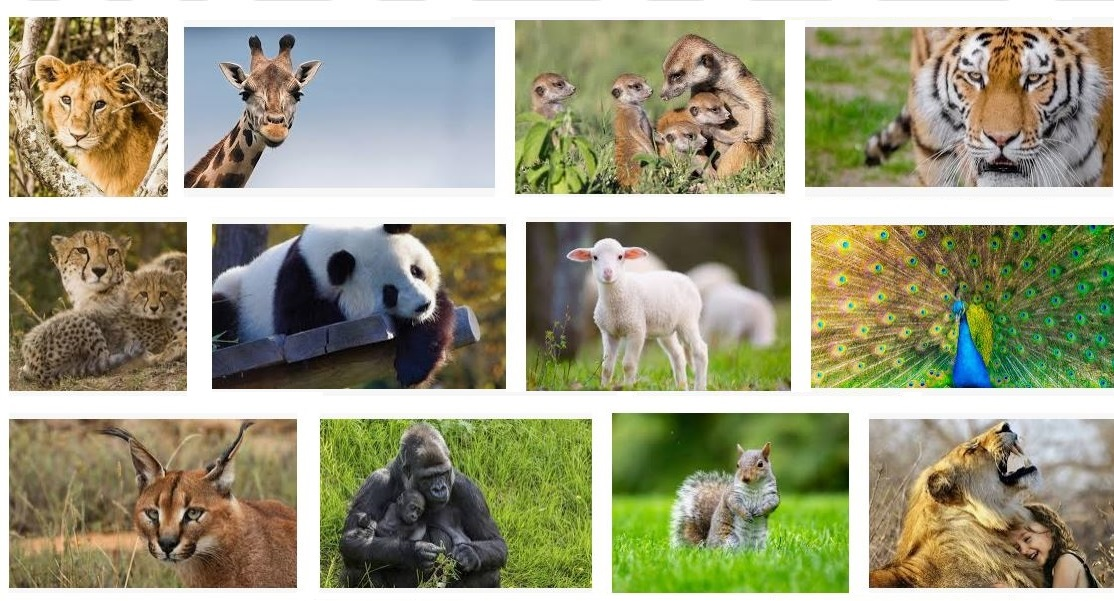
#> input picture animals.jpg, 1114 x 601 px
$ python 'Özellik Eşleştirme.py'
#> lines starting #> are read from the running program, lines starting #| are printed output that depends on the picture
import cv2
import matplotlib.pyplot as plt

# Görüntüleri içe aktar
chos = cv2.imread("animals.jpg", 0)
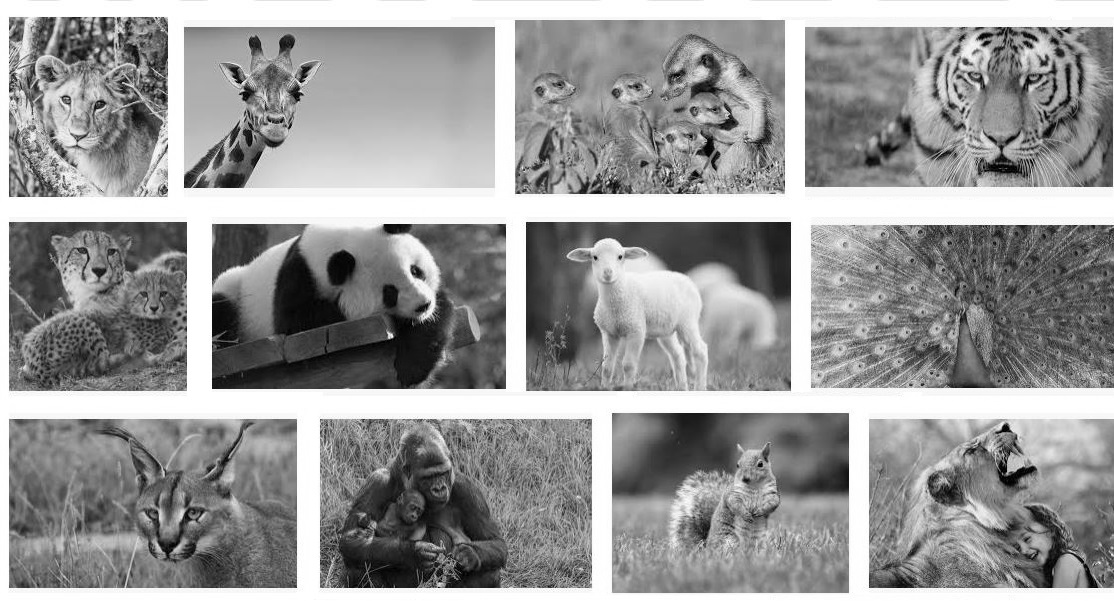
#> chos: shape (601, 1114); min 0, max 255, mean 151.6
cho = cv2.imread("panda.jpg", 0)
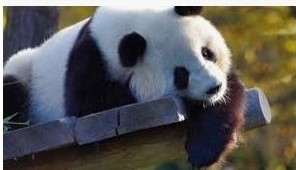
#> input picture panda.jpg, 296 x 170 px
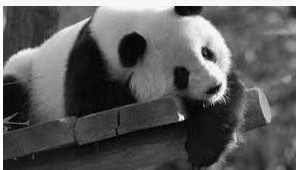
#> cho: shape (170, 296); min 0, max 255, mean 90.9

plt.figure(), plt.imshow(chos, cmap="gray"), plt.axis("off"), plt.title("Ana Görüntü")
plt.figure(), plt.imshow(cho, cmap="gray"), plt.axis("off"), plt.title("Aranacak Görüntü")

# ORB tanımlayıcı
orb = cv2.ORB_create(nfeatures=1000)  # Daha fazla özellik noktası tespiti için nfeatures parametresini artırdım

# Anahtar nokta tespiti ORB ile
kp1, des1 = orb.detectAndCompute(cho, None)
#> kp1 = 374 keypoints; strongest (x, y, size): (182, 118, 37.2), (180, 119, 31), (183, 118, 31), (183, 117, 44.6)
kp2, des2 = orb.detectAndCompute(chos, None)
#> kp2 = 1000 keypoints; strongest (x, y, size): (212, 387, 31), (790, 223, 31), (788, 222, 44.6), (504, 225, 31)

# BF matcher
bf = cv2.BFMatcher(cv2.NORM_HAMMING, crossCheck=True)
matches = bf.match(des1, des2)
#> matches = 133 matches

# Mesafeye göre sırala
matches = sorted(matches, key=lambda x: x.distance)

# En iyi eşleşmeleri seç (ilk 50 eşleşme)
good_matches = matches[:50]
#> good_matches = 50 matches

# Eşleşen resimleri görselleştir
plt.figure()
img_match = cv2.drawMatches(cho, kp1, chos, kp2, good_matches, None, flags=2)
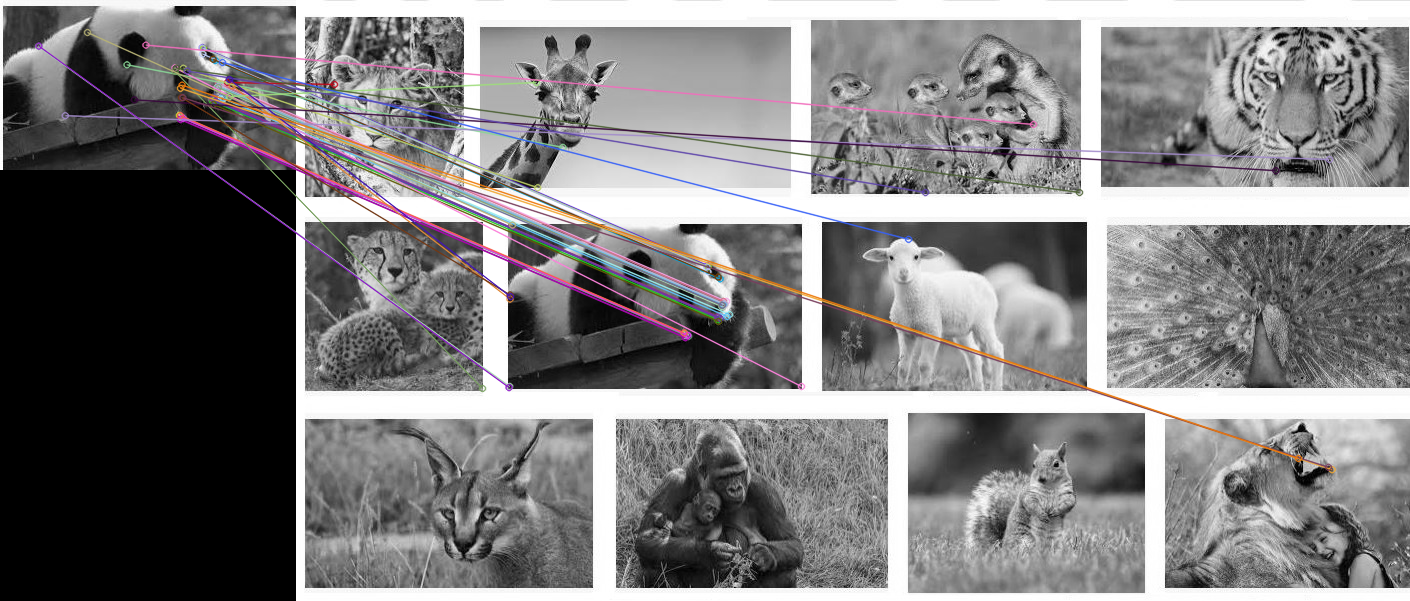
#> img_match: shape (601, 1410, 3); mean of channels 0, 1, 2 125, 124.3, 125.5; drawn as B, G, R
plt.imshow(img_match), plt.axis("off"), plt.title("ORB ile Eşleşme")

# SIFT tanımlayıcı
sift = cv2.SIFT_create()

# Anahtar nokta tespiti SIFT ile
kp1, des1 = sift.detectAndCompute(cho, None)
#> kp1 = 182 keypoints; strongest (x, y, size): (181, 118, 4.2), (208, 54, 7.9), (181, 11, 8.4), (193, 10, 7.9)
kp2, des2 = sift.detectAndCompute(chos, None)
#> kp2 = 5512 keypoints; strongest (x, y, size): (1006, 428, 5.3), (390, 336, 4.2), (417, 272, 7.9), (620, 257, 2.6)

# BF matcher
bf = cv2.BFMatcher()

# Noktaları eşleştir
matches = bf.knnMatch(des1, des2, k=2)
#> matches = 182 matches

# Güzel eşleşmeleri belirle
good_matches = []

for m, n in matches:
    if m.distance < 0.75 * n.distance:
        good_matches.append([m])
#> after the loop, good_matches = 131 matches

# Eşleşen resimleri görselleştir
plt.figure()
sift_matches = cv2.drawMatchesKnn(cho, kp1, chos, kp2, good_matches, None, flags=2)
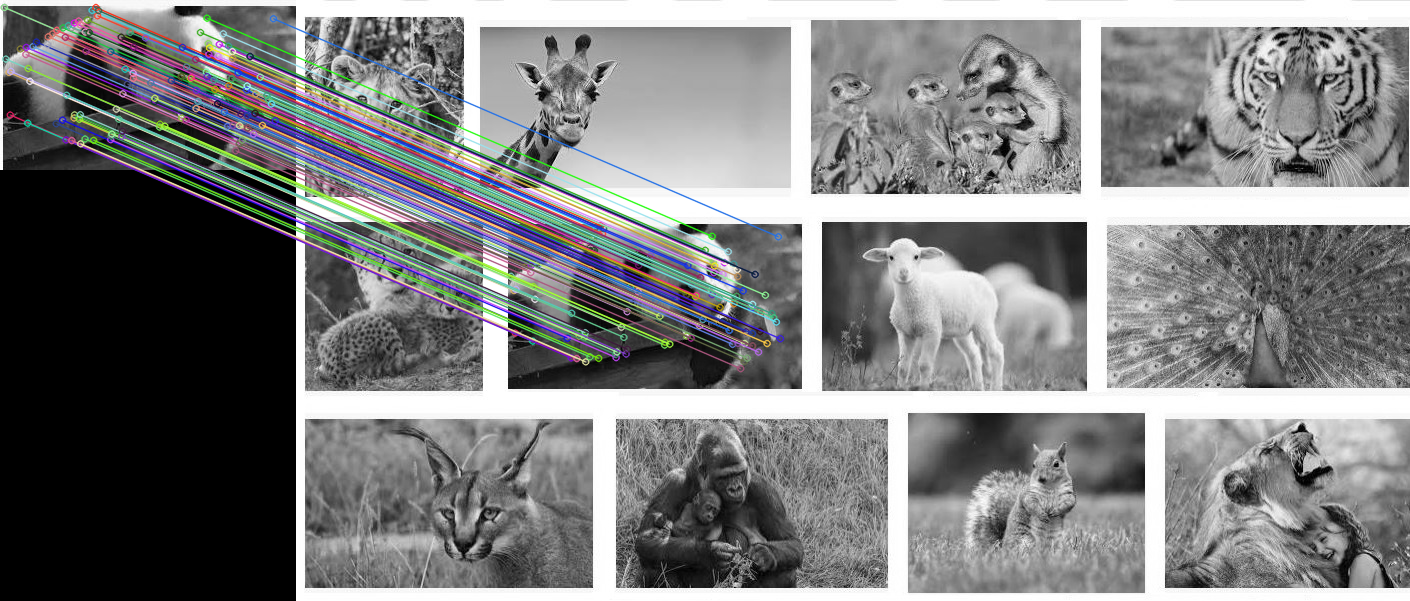
#> sift_matches: shape (601, 1410, 3); mean of channels 0, 1, 2 126.2, 125.8, 125.2; drawn as B, G, R
plt.imshow(sift_matches), plt.axis("off"), plt.title("SIFT ile Eşleşme")

# SURF tanımlayıcı (SURF, SIFT'e göre daha hızlı ve genellikle daha iyi sonuçlar verebilir)
#> (the run stopped early here; a loop or call above may not have finished)
